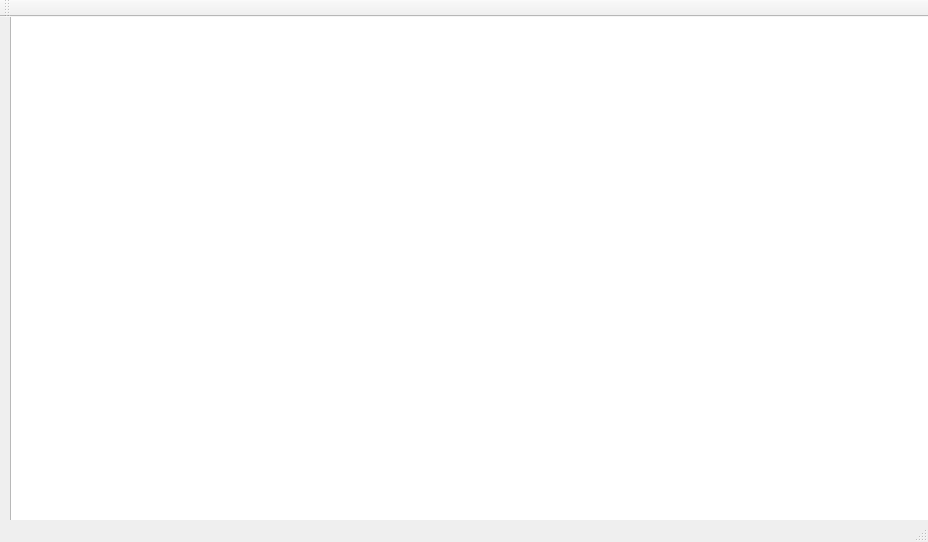
<?xml version="1.0" encoding="UTF-8"?>
<ui version="4.0">
 <class>ElectronicPetStoreClass</class>
 <widget class="QMainWindow" name="ElectronicPetStoreClass">
  <property name="geometry">
   <rect>
    <x>0</x>
    <y>0</y>
    <width>928</width>
    <height>542</height>
   </rect>
  </property>
  <property name="minimumSize">
   <size>
    <width>928</width>
    <height>542</height>
   </size>
  </property>
  <property name="windowTitle">
   <string>ElectronicPetStore</string>
  </property>
  <widget class="QWidget" name="centralWidget">
   <widget class="QListView" name="listView">
    <property name="geometry">
     <rect>
      <x>10</x>
      <y>-40</y>
      <width>931</width>
      <height>551</height>
     </rect>
    </property>
    <property name="styleSheet">
     <string notr="true">background-image:url(:/sourse/937257.jpg);
background-repeat: no-repeat;
background-position: center;
background-size: cover;</string>
    </property>
   </widget>
  </widget>
  <widget class="QMenuBar" name="menuBar">
   <property name="geometry">
    <rect>
     <x>0</x>
     <y>0</y>
     <width>928</width>
     <height>22</height>
    </rect>
   </property>
  </widget>
  <widget class="QToolBar" name="mainToolBar">
   <attribute name="toolBarArea">
    <enum>TopToolBarArea</enum>
   </attribute>
   <attribute name="toolBarBreak">
    <bool>false</bool>
   </attribute>
  </widget>
  <widget class="QStatusBar" name="statusBar"/>
 </widget>
 <layoutdefault spacing="6" margin="11"/>
 <resources>
  <include location="ElectronicPetStore.qrc"/>
 </resources>
 <connections/>
</ui>
